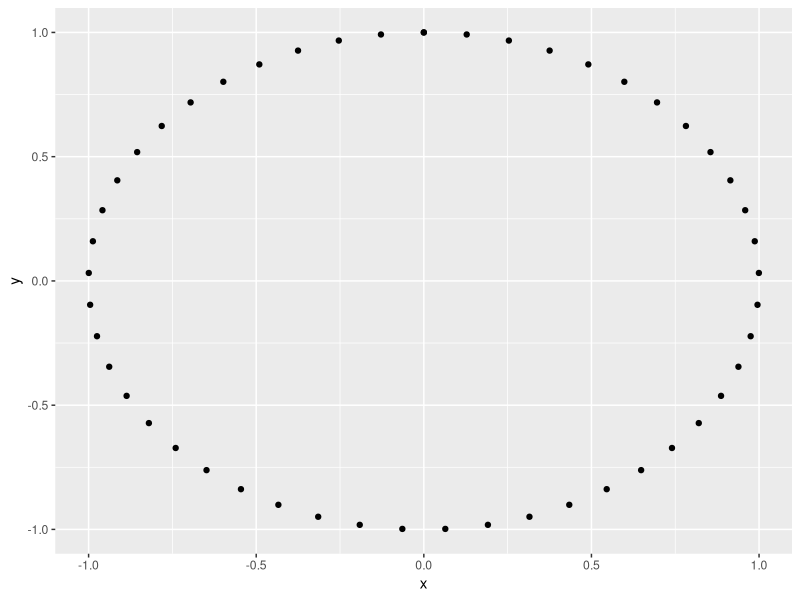
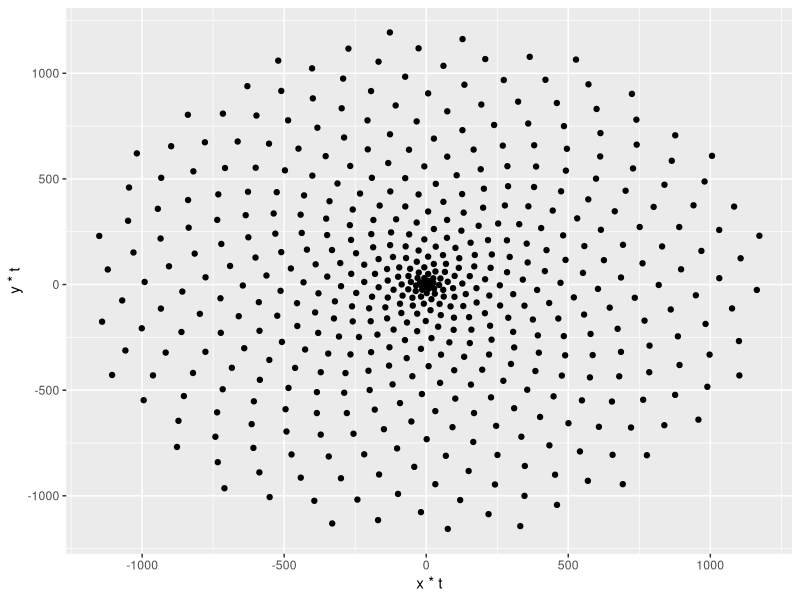
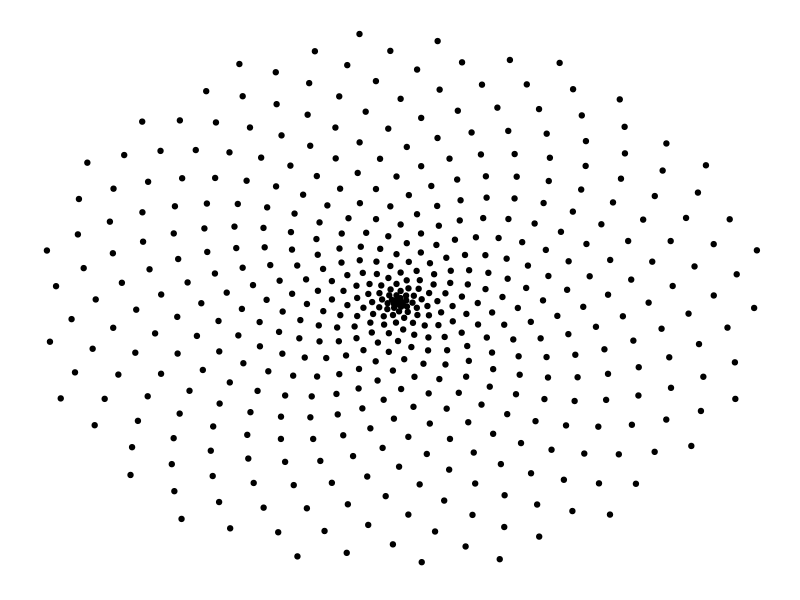
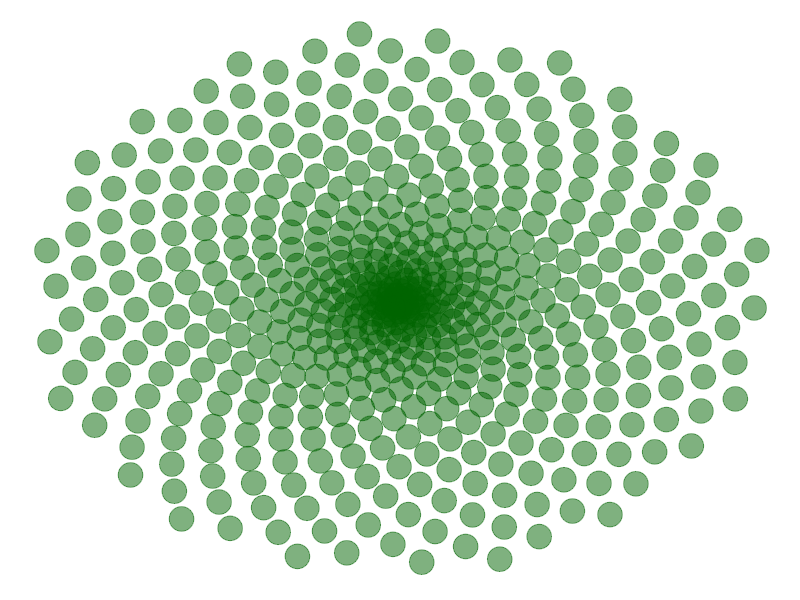
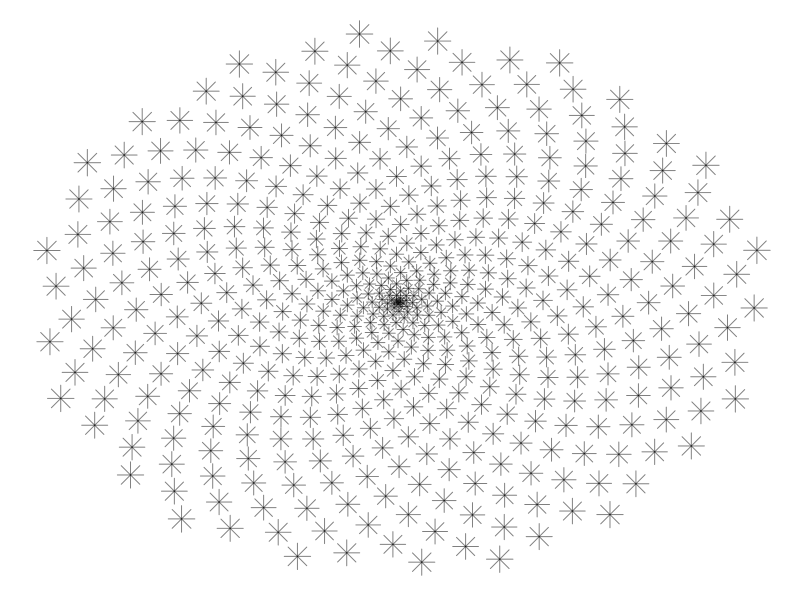
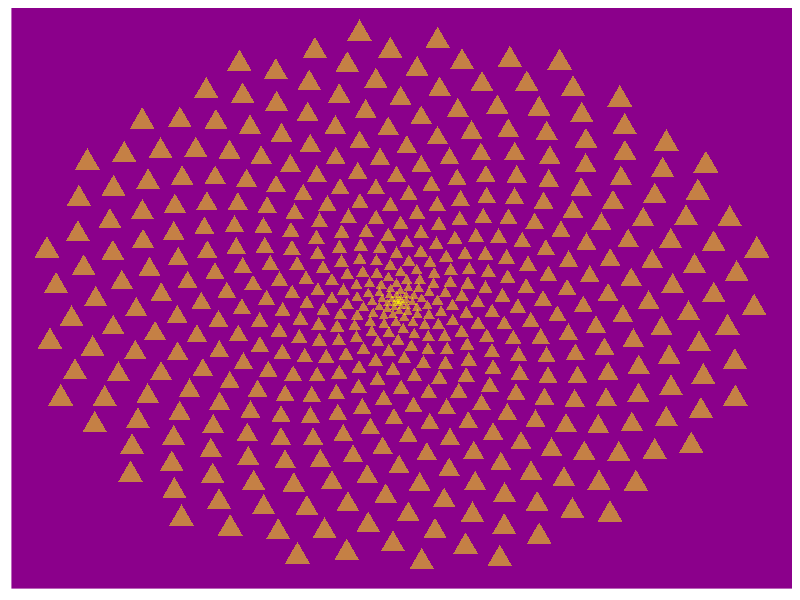
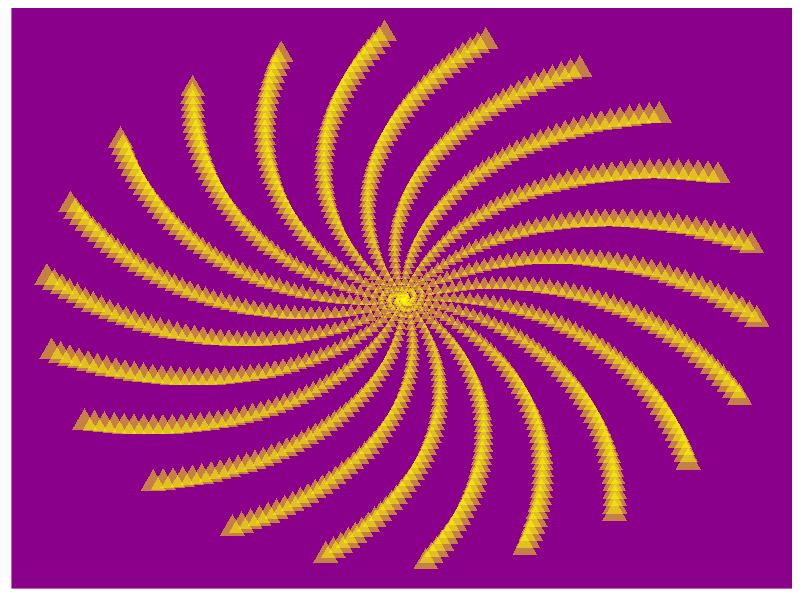
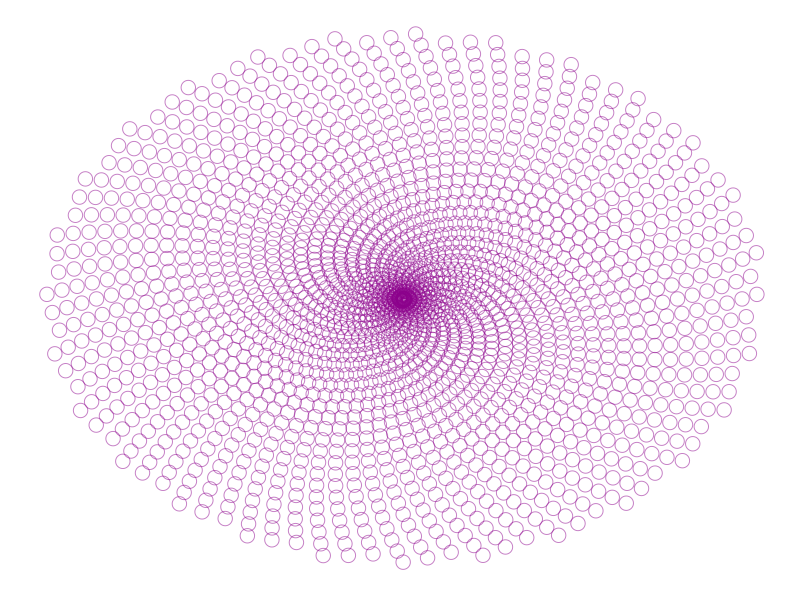

The R source for these figures, in order:
## https://projects.datacamp.com/projects/62
## Phyllotaxis: Draw flowers using mathematics

## Task 1
# This sets plot images to a nice size.
options(repr.plot.width = 4, repr.plot.height = 4)

# Loading in the ggplot2 package
library(ggplot2)


## Task 2
t <- seq(0, 2*pi, length.out = 50)
x <- sin(t)
y <- cos(t)
df <- data.frame(t, x, y)

# Make a scatter plot of points in a circle
p <- ggplot(df, aes(x, y))
p + geom_point()

## Task 3
# Defining the number of points
points <- 500

# Defining the Golden Angle
angle <- pi*(3-sqrt(5))

t <- (1:points) * angle
x <- sin(t)
y <-cos(t)
df <- data.frame(t, x, y)

# Make a scatter plot of points in a spiral
p <- ggplot(df, aes(x*t, y*t))
p  + geom_point()


## Task 4
df <- data.frame(t, x, y)

# Make a scatter plot of points in a spiral
p <- ggplot(df, aes(x*t, y*t))
p + geom_point() +
  theme(
    panel.grid = element_blank(),
    axis.ticks = element_blank(),
    title = element_blank(),
    text = element_blank(),
    panel.background = element_rect(fill = "white")
  )

## Task 5

p <- ggplot(df, aes(x*t, y*t))
p + geom_point(size=8, alpha=0.5, color="darkgreen") +
  theme(
    panel.grid = element_blank(),
    axis.ticks = element_blank(),
    title = element_blank(),
    text = element_blank(),
    panel.background = element_rect(fill = "white")
  )

## Task 6

p <- ggplot(df, aes(x*t, y*t))
p + geom_point(aes(size = t), alpha = 0.5, shape = 8, color = "black") +
  theme(
    panel.grid = element_blank(),
    axis.ticks = element_blank(),
    title = element_blank(),
    text = element_blank(),
    panel.background = element_rect(fill = "white"),
    legend.position = "none"
  )

## Task 7

p <- ggplot(df, aes(x*t, y*t))
p + geom_point(aes(size = t), alpha = 0.5, shape = 17, color = "yellow") +
  theme(
    panel.grid = element_blank(),
    axis.ticks = element_blank(),
    title = element_blank(),
    text = element_blank(),
    panel.background = element_rect(fill = "darkmagenta"),
    legend.position = "none"
  )

## Task 8

angle <- 2.0
points <- 1000

t <- (1:points)*angle
x <- sin(t)
y <- cos(t)

df <- data.frame(t, x, y)

p <- ggplot(df, aes(x*t, y*t))

p + geom_point(aes(size = t), alpha = 0.5, shape = 17, color = "yellow") +
  theme(
    panel.grid = element_blank(),
    axis.ticks = element_blank(),
    title = element_blank(),
    text = element_blank(),
    panel.background = element_rect(fill = "darkmagenta"),
    legend.position = "none"
  )

## Task 9

angle <- 13* pi/180
points <- 2000

t <- (1:points)*angle
x <- sin(t)
y <- cos(t)

df <- data.frame(t, x, y)

p <- ggplot(df, aes(x*t, y*t))

p + geom_point(aes(size = 80), alpha = 0.5, shape = 1, color = "magenta4") +
  theme(
    panel.grid = element_blank(),
    axis.ticks = element_blank(),
    title = element_blank(),
    text = element_blank(),
    panel.background = element_rect(fill = "white"),
    legend.position = "none"
  )





